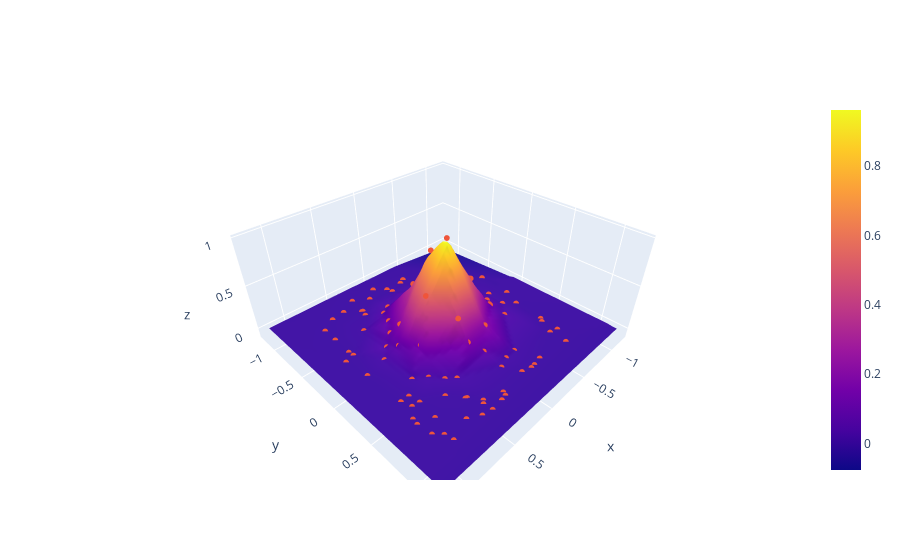

Notebook cell for this chart:
### Code cell
# another sample
from delaunayextrapolation import DelaunayE
import plotly.graph_objects as go
import numpy as np

np.random.seed(19680801)

# reference points
N = 100
x = np.random.rand(N) * 2 - 1
y = np.random.rand(N) * 2 - 1
z = np.exp(-8 * (x**2 + y**2))  # gaussian bell

points = np.vstack([x, y]).T
tri = DelaunayE(points)

# interpolated values
X = np.linspace(-1.2, 1.2, 50)
Y = np.linspace(-1.2, 1.2, 50)
xv, yv = np.meshgrid(X, Y)
interp = np.zeros_like(xv)
for ix in range(xv.shape[0]):
    for iy in range(xv.shape[1]):
        # a gridpoint
        xy = np.array([xv[ix, iy], yv[ix, iy]])
        v, mix = tri.mixratio(xy)
        interp[ix, iy] = mix @ z[v]

fig = go.Figure(data=[go.Surface(x=X, y=Y, z=interp)])
fig.add_scatter3d(x=x, y=y, z=z, mode="markers", marker=dict(size=2))

fig.show()
